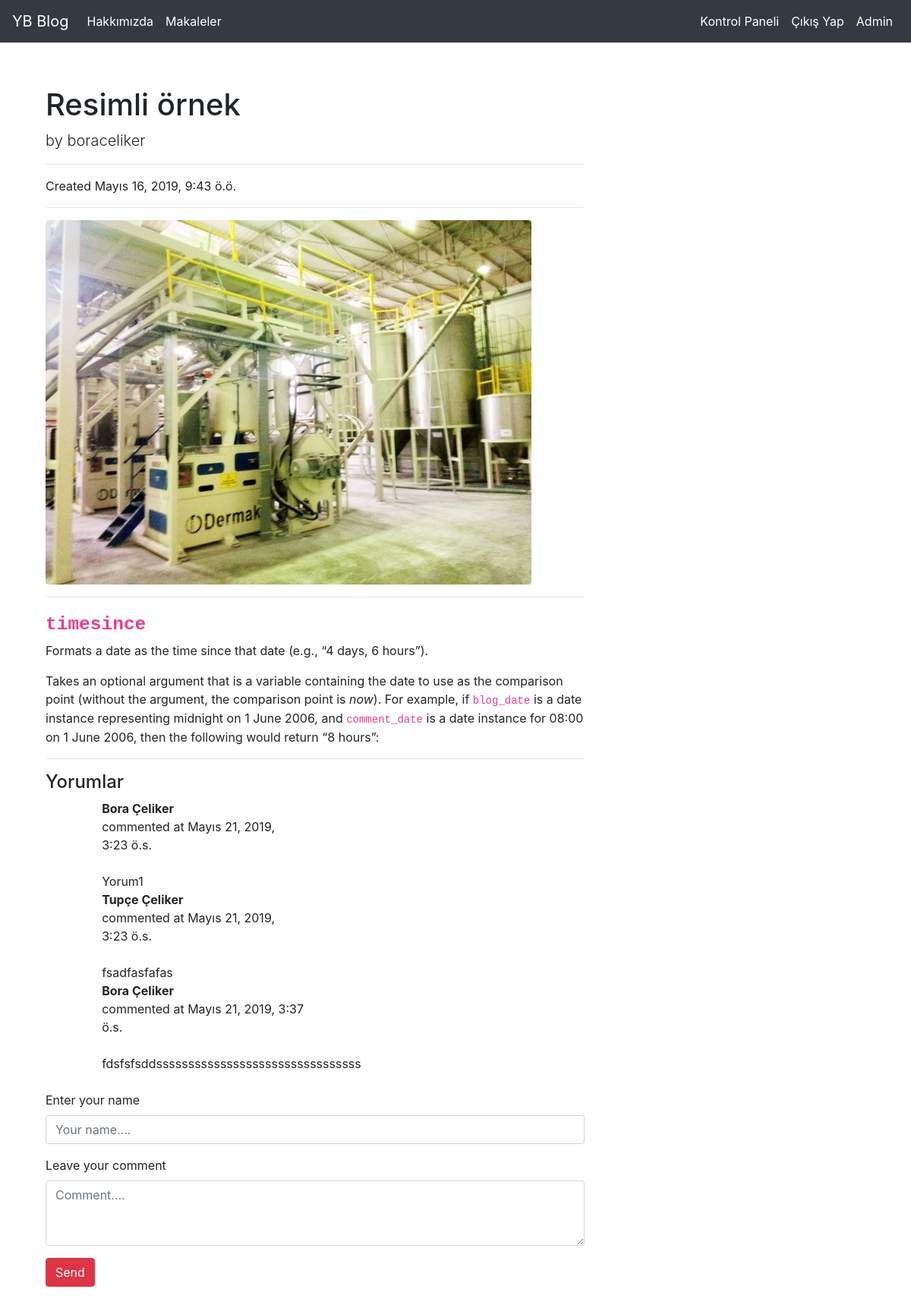
/article/detail/27/ (signed in), run on the app's committed database.
### article/models.py (models this page shows, shortened)
class article(models.Model):
    author = models.ForeignKey("auth.user",on_delete=models.CASCADE,verbose_name="Yazar")
    title = models.CharField(max_length = 50,verbose_name="Başlık")
    content = RichTextField(verbose_name="Içerik")
    created_date = models.DateTimeField(auto_now_add=True, verbose_name="Oluşturma Tarihi")
    article_image = models.FileField(blank=True, null=True,verbose_name="Fotoğraf Ekleyin")

class Comment(models.Model):
    article = models.name = models.ForeignKey(article, related_name='comments', on_delete=models.CASCADE, verbose_name="Makale")
    comment_author =  models.CharField(max_length = 50,verbose_name= "İsim")
    comment_content = models.CharField(max_length = 200,verbose_name = "Yorum")
    comment_date = models.DateTimeField(auto_now_add=True)

### article/views.py (the view)
# urls.py: path('detail/<int:id>/', views.detail, name="detail"),
@login_required(login_url="user:login")
def detail(request,id):
    art = get_object_or_404(article,id=id)
    comm = art.comments.all()
    context = {
        "article":art,
        "comments" : comm
    }
    return render(request,"article/detail.html",context=context)

### templates/article/detail.html (shortened to what this page needs)
{% extends "layout.html" %}
{% block body %}
    <div class="container">
      <div class="row">
        <div class="col-lg-8">
          <h1 class="mt-4">{{article.title}}</h1>
          <p class="lead">
            by  {{article.author}}
          </p>
          <hr>
          <p>Created {{article.created_date}}</p>
          <hr>
          {% if article.article_image %}
          <img class="img-fluid rounded" src={{article.article_image.url}} alt="">
          {% endif %}
          <hr>
          <p class="lead">{{article.content|safe}}</p>
          <hr>
          {% if comments %}
            <h4>Yorumlar</h4>
            {% for comment in comments  %}
             <div class="container">
                <div class="row">
                  <div class="col-sm-1">
                  </div>
                  <div class="col-sm-5">
                    <div class="panel panel-default">
                      <div class="panel-heading">
                        <strong>{{comment.comment_author}}</strong>
                        <br>
                        commented at {{comment.comment_date}}
                        <br><br>
                      </div>
                      <div class="panel-body">
                        {{comment.comment_content}}
                      </div>
                    </div>
                  </div>
                </div>
              </div>
            {% endfor %}
            <br>
          {% else %}
          <div class="alert alert-danger">
            Bu makaleye henüz bir yorum yazılmamış
          </div>
          {% endif %}
          <form method="POST" action="{% url 'art:addcomment' article.id %}">
            <div class="form-group">
              <label for="formGroupExampleInput">Enter your name</label>
              <input name="comment_author" type="text" class="form-control" id="formGroupExampleInput" placeholder="Your name....">
            </div>
            <div class="form-group">
                <label for="formGroupExampleInput">Leave your comment</label>
                <textarea name = "comment_content" class="form-control" rows="3"  placeholder="Comment...."></textarea>
            </div>
            <button type="submit" class="btn btn-danger">Send</button>
          </form>
        </div>
      </div>
    </div>
{% endblock body %}

### templates/layout.html (shortened to what this page needs)
<!DOCTYPE html>
{% load static %}
<html lang="en">
<head>
    <link rel="stylesheet" href="{% static 'css/bootstrap.min.css'%}">
</head>
<body>
    {% include "includes/navbar.html" %}
    <div style = "margin-top:90px;margin-bottom:60px;" class="container">
        {% block body %}
        {% endblock %}
    </div>
</body>
</html>

### templates/includes/navbar.html (shortened to what this page needs)
<nav class="navbar navbar-expand-md navbar-dark fixed-top bg-dark">
    <a class="navbar-brand" href="/">YB Blog</a>
    <div class="collapse navbar-collapse" id="navbarCollapse">
      <ul class="navbar-nav mr-auto">
        <li class="nav-item active">
          <a class="nav-link" href="{%url 'about'%}">Hakkımızda <span class="sr-only">(current)</span></a>
        </li>
        <li class="nav-item active">
          <a class="nav-link" href="{% url 'art:articles'%}">Makaleler <span class="sr-only">(current)</span></a>
        </li>
      </ul>
      <ul class="navbar-nav ml-auto">
        {% if request.user.is_authenticated %}
        <li class="nav-item active">
            <a class="nav-link" href="{% url 'art:dashboard'%}">Kontrol Paneli <span class="sr-only">(current)</span></a>
        </li>
        <li class="nav-item active">
            <a class="nav-link" href="{% url 'user:logout'%}">Çıkış Yap <span class="sr-only">(current)</span></a>
        </li>
        <li class="nav-item active">
            <a class="nav-link" href="/admin">Admin <span class="sr-only">(current)</span></a>
        </li>
        {% endif %}
      </ul>
    </div>
  </nav>

### data on the page
article: title "Resimli örnek", author "boraceliker", created_date "Mayıs 16, 2019, 9:43 ö.ö.", article_image (picture), content "timesince Formats a date as the time since that date (e.g., “4 days, 6 hours”). Takes an optional argument that is a variable containing the date to use as the comparison point (without the argument, the comparison point is now ). For example, if blog_date is a date instance representing midnight on 1 June 2006, and comment_date is a date instance for 08:00 on 1 June 2006, then the following would return “8 hours”:"
Comment: comment_author "Bora Çeliker", comment_date "Mayıs 21, 2019, 3:23 ö.s.", comment_content "Yorum1"
Comment: comment_author "Tupçe Çeliker", comment_date "Mayıs 21, 2019, 3:23 ö.s.", comment_content "fsadfasfafas"
Comment: comment_author "Bora Çeliker", comment_date "Mayıs 21, 2019, 3:37 ö.s.", comment_content "fdsfsfsddssssssssssssssssssssssssssssssss"
